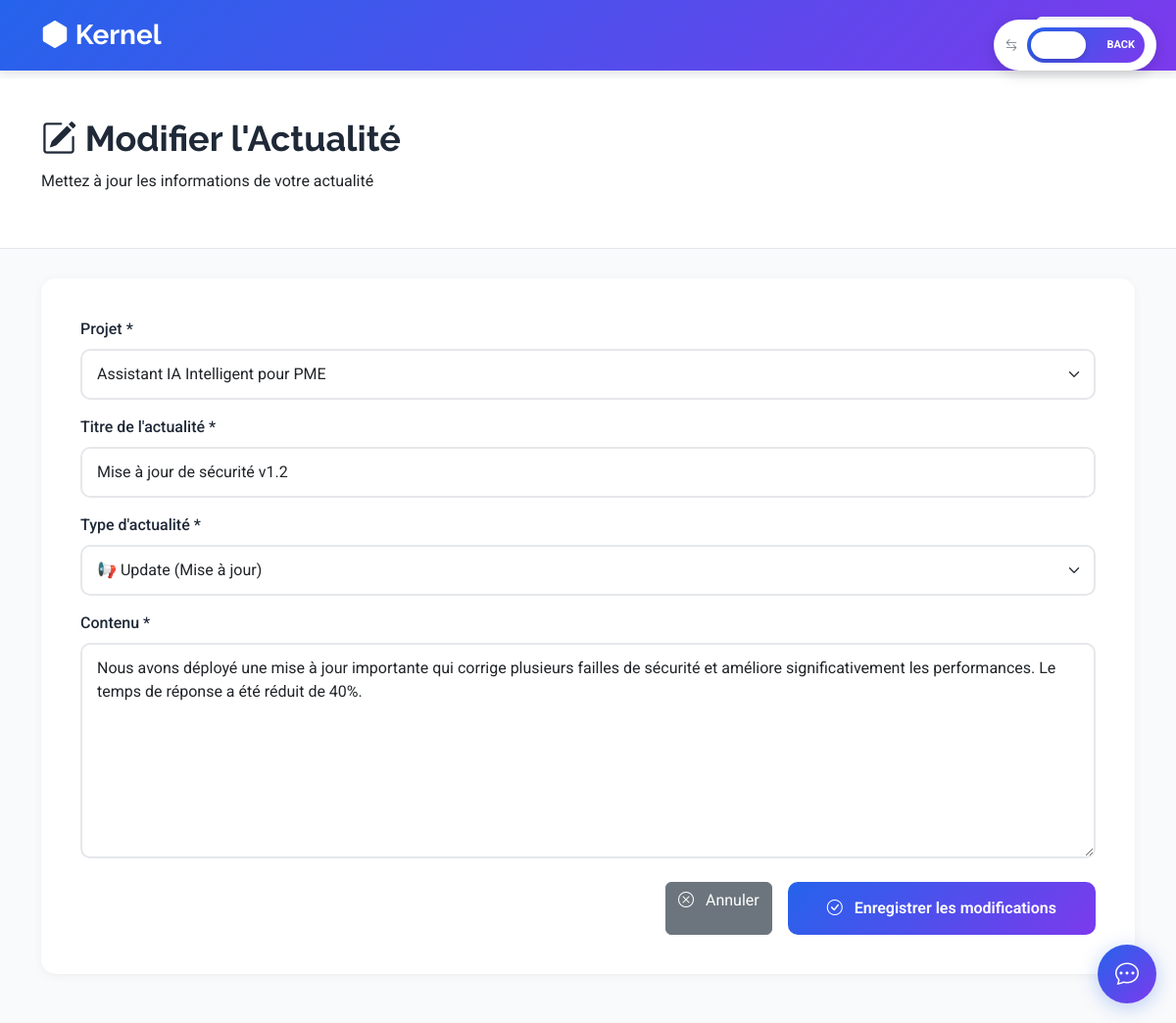
/view/FrontOffice/modifierActualite.php?id=2, run on the app's committed database.
### tables this page shows
CREATE TABLE `actualite` (
  `id` int(11) NOT NULL,
  `titre` varchar(200) NOT NULL,
  `contenu` text NOT NULL,
  `date_publication` datetime DEFAULT current_timestamp(),
  `type` enum('milestone','update','announcement') DEFAULT 'update',
  `projet_id` int(11) NOT NULL
);

CREATE TABLE `projet` (
  `id` int(11) NOT NULL,
  `titre` varchar(200) DEFAULT NULL,
  `description` text DEFAULT NULL,
  `budget_requis` decimal(10,2) DEFAULT NULL,
  `budget_actuel` decimal(10,2) DEFAULT NULL,
  `statut` enum('idee','prototype','mvp','production') DEFAULT 'idee',
  `date_creation` datetime DEFAULT NULL,
  `user_id` int(11) DEFAULT NULL
);

### controller/projetcontroller.php (called while the page is built, shortened)
<?php
class ProjetController {
    public function listProjets() {
        $sql = "SELECT p.*,
                (SELECT COUNT(*) FROM projet_categorie pc WHERE pc.projet_id = p.id) as nb_categories
                FROM projet p
                ORDER BY p.date_creation DESC";
        $db = config::getConnexion();
        try {
            $list = $db->query($sql);
            return $list->fetchAll();
        } catch (Exception $e) {
            die('Error:' . $e->getMessage());
        }
    }
}
?>

### controller/actualitecontroller.php (called while the page is built, shortened)
<?php
class ActualiteController
{
    public function showActualite($id)
    {
        $sql = "SELECT a.*, p.titre as projet_titre
                FROM actualite a
                INNER JOIN projet p ON a.projet_id = p.id
                WHERE a.id = :id";
        $db = config::getConnexion();
        $query = $db->prepare($sql);
        $query->bindValue(':id', $id, PDO::PARAM_INT);
        try {
            $query->execute();
            return $query->fetch(PDO::FETCH_ASSOC);
        } catch (Exception $e) {
            die('Error: ' . $e->getMessage());
        }
    }
}
?>

### view/FrontOffice/modifierActualite.php (the view, shortened to what this page needs)
<?php
include_once(__DIR__ . '/../../controller/actualitecontroller.php');
include_once(__DIR__ . '/../../controller/projetcontroller.php');
include_once(__DIR__ . '/../components/office-switch.php');
include_once(__DIR__ . '/../components/chatbot-widget.php');
$actualiteController = new ActualiteController();
$projetController = new ProjetController();
$id = isset($_GET['id']) ? intval($_GET['id']) : 0;
$actualiteData = $actualiteController->showActualite($id);
$projets = $projetController->listProjets();
$errors = [];
?>
<!DOCTYPE html>
<html lang="fr">
<head>
  <link href="https://cdnjs.cloudflare.com/ajax/libs/bootstrap/5.3.0/css/bootstrap.min.css" rel="stylesheet">
  <link href="https://cdnjs.cloudflare.com/ajax/libs/bootstrap-icons/1.10.0/font/bootstrap-icons.min.css" rel="stylesheet">
</head>
<body>
  <?php echo renderOfficeSwitch('front', 'actualite'); ?>
  <?php echo renderChatbotWidget(); ?>
  <header class="header d-flex align-items-center">
    <div class="container d-flex align-items-center justify-content-between">
      <a href="index.html" class="logo">
        <i class="bi bi-hexagon-fill"></i> Kernel
      </a>
      <a class="btn btn-light" href="listeActualite.php">
      </a>
    </div>
  </header>
  <div class="page-header">
    <div class="container">
      <h1><i class="bi bi-pencil-square"></i> Modifier l'Actualité</h1>
      <p>Mettez à jour les informations de votre actualité</p>
    </div>
  </div>
  <div class="container">
    <form class="form-container" method="POST" action="">
      <div class="mb-3">
        <label class="form-label">Projet *</label>
        <select name="projet_id" class="form-select <?php echo isset($errors['projet_id']) ? 'error' : ''; ?>" >
          <?php foreach ($projets as $projet): ?>
            <option value="<?php echo $projet['id']; ?>" <?php echo ($actualiteData['projet_id'] == $projet['id']) ? 'selected' : ''; ?>>
              <?php echo htmlspecialchars($projet['titre']); ?>
            </option>
          <?php endforeach; ?>
        </select>
      </div>
      <div class="mb-3">
        <label class="form-label">Titre de l'actualité *</label>
        <input type="text" name="titre" class="form-control <?php echo isset($errors['titre']) ? 'error' : ''; ?>"
               value="<?php echo htmlspecialchars($actualiteData['titre']); ?>" placeholder="Ex: Lancement de la version Beta" >
      </div>
      <div class="mb-3">
        <label class="form-label">Type d'actualité *</label>
        <select name="type" class="form-select <?php echo isset($errors['type']) ? 'error' : ''; ?>" >
          <option value="update" <?php echo ($actualiteData['type'] == 'update') ? 'selected' : ''; ?>>📢 Update (Mise à jour)</option>
        </select>
      </div>
      <div class="mb-4">
        <label class="form-label">Contenu *</label>
        <textarea name="contenu" class="form-control <?php echo isset($errors['contenu']) ? 'error' : ''; ?>"
                  rows="8" placeholder="Décrivez l'actualité en détail..." ><?php echo htmlspecialchars($actualiteData['contenu']); ?></textarea>
      </div>
      <div class="d-flex gap-3 justify-content-end">
        <a href="listeActualite.php" class="btn btn-secondary">
          <i class="bi bi-x-circle me-2"></i> Annuler
        </a>
        <button type="submit" class="btn-submit">
          <i class="bi bi-check-circle me-2"></i> Enregistrer les modifications
        </button>
      </div>
    </form>
  </div>
</body>
</html>

### view/FrontOffice/modifierActualite.php (style rules this page uses)
:root { --primary-color: #2563EB; --secondary-color: #7C3AED; --accent-color: #F59E0B; --dark-color: #1F2937; --light-bg: #F9FAFB; }
body { font-family: 'Roboto', sans-serif; background: var(--light-bg); padding-top: 80px; padding-bottom: 50px; }
.header { background: linear-gradient(135deg, var(--primary-color), var(--secondary-color)); padding: 15px 0; position: fixed; width: 100%; top: 0; z-index: 1000; box-shadow: 0 2px 10px rgba(0,0,0,0.1); }
.logo { font-size: 28px; font-weight: 700; color: white; text-decoration: none; font-family: 'Raleway', sans-serif; }
.page-header { background: white; padding: 40px 0; margin-bottom: 30px; border-bottom: 1px solid #E5E7EB; }
.page-header h1 { font-size: 36px; font-weight: 700; color: var(--dark-color); margin-bottom: 10px; font-family: 'Raleway', sans-serif; }
.form-container { background: white; border-radius: 15px; padding: 40px; box-shadow: 0 2px 10px rgba(0,0,0,0.05); }
.form-label { font-weight: 500; color: var(--dark-color); margin-bottom: 8px; }
.form-control, .form-select { padding: 12px 15px; border: 2px solid #E5E7EB; border-radius: 10px; transition: all 0.3s; }
.btn-submit { background: linear-gradient(135deg, var(--primary-color), var(--secondary-color)); color: white; padding: 15px 40px; border: none; border-radius: 10px; font-weight: 600; font-size: 16px; transition: all 0.3s; }

### data on the page
actualite: projet_id "Assistant IA Intelligent pour PME", titre "Mise à jour de sécurité v1.2", type "📢 Update (Mise à jour)", contenu "Nous avons déployé une mise à jour importante qui corrige plusieurs failles de sécurité et améliore significativement les performances. Le temps de réponse a été réduit de 40%."
